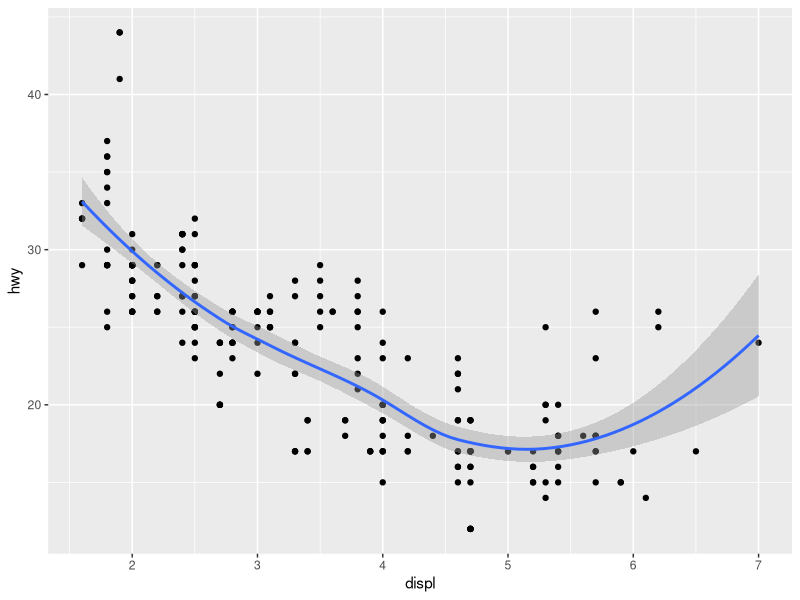
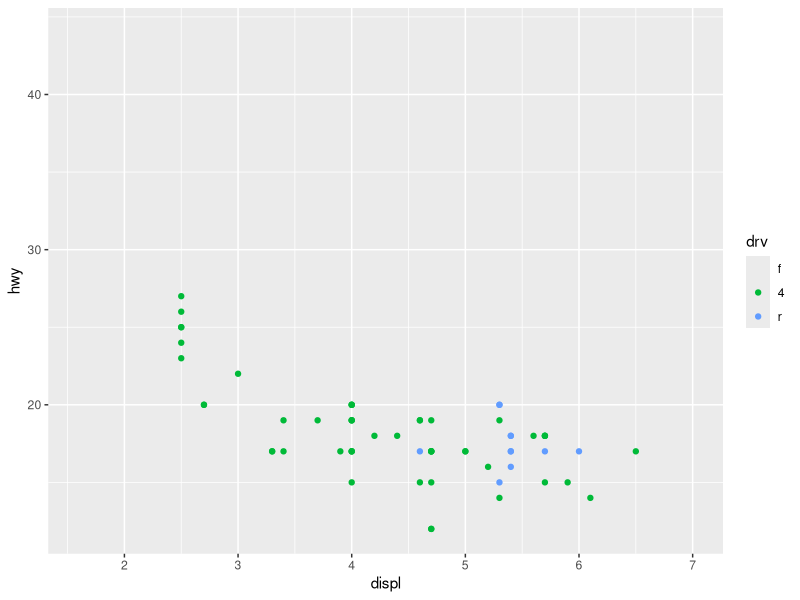
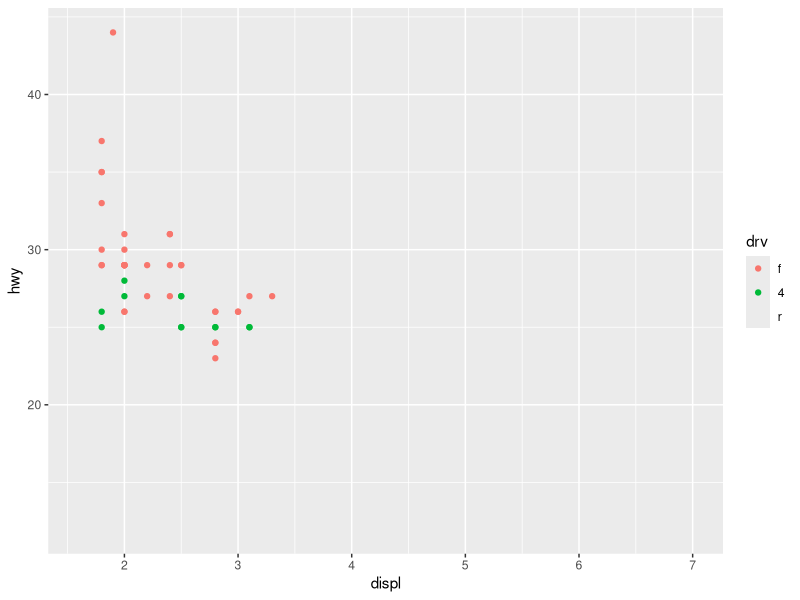

Recreate these plots in R, in order.
## ---- chunk 1
knitr::opts_chunk$set(echo = TRUE,comment=NA,message=FALSE,
                      warning=FALSE,
                      fig.with=6,fig.asp=0.618,
                      out.width="70%",fig.align="center")
## ---- chunk 2
library(tidyverse)

ggplot(mpg, mapping = aes(displ, hwy)) +
  geom_point() +
  geom_smooth() 

## ---- chunk 3
suv <- mpg %>% filter(class == "suv")
compact <- mpg %>% filter(class == "compact")

x_scale <- scale_x_continuous(limits = range(mpg$displ))
y_scale <- scale_y_continuous(limits = range(mpg$hwy))
col_scale <- scale_colour_discrete(limits = unique(mpg$drv))

ggplot(suv, aes(displ, hwy, colour = drv)) +
  geom_point() +
  x_scale +
  y_scale +
  col_scale

ggplot(compact, aes(displ, hwy, colour = drv)) +
  geom_point() +
  x_scale +
  y_scale +
  col_scale
